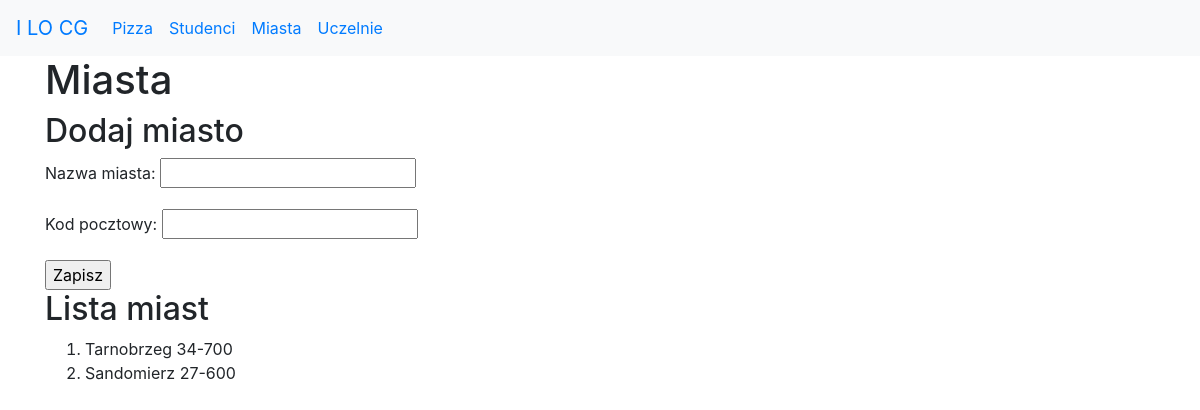
Page /studenci/miasta/ on the earlier database version.
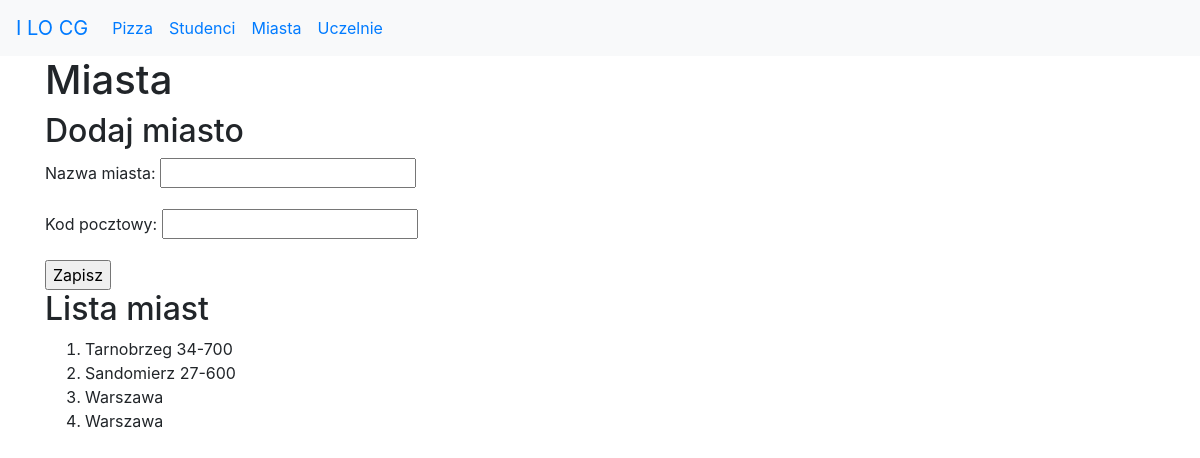
Same page on the later database version.
### studenci/models.py (models this page shows)
class Miasto(models.Model):
    nazwa = models.CharField(
        verbose_name='miasto',
        max_length=30,
        help_text='Nazwa miasta')
    kod = models.CharField(
        max_length=6,
        help_text='Kod pocztowy')
    class Meta:
        verbose_name_plural = "miasta"

### studenci/views.py (the view)
# urls.py: path('miasta/', views.miasta, name='miasta'),
def miasta(request):
    if request.method == 'POST':
        form = MiastoForm(request.POST)
        if form.is_valid():
            m = Miasto(nazwa=form.cleaned_data['nazwa'], kod=form.cleaned_data['kod'])
            m.save()
            messages.success(request, "Poprawnie dodano dane!")
            return redirect(reverse('studenci:miasta'))
        else:
            messages.error(request, "Niepoprawne dane!")
    else:
        form = MiastoForm()
    miasta = Miasto.objects.all()
    kontekst = {'miasta': miasta, 'form': form}
    return render(request, 'studenci/miasta.html', kontekst)

### studenci/forms.py
class MiastoForm(forms.Form):
    nazwa = forms.CharField(
        label="Nazwa miasta",
        max_length=30,
        widget=forms.TextInput()
    )
    kod = forms.CharField(
        label="Kod pocztowy",
        max_length=6,
        widget=forms.TextInput()
    )

### studenci/templates/studenci/miasta.html (shortened to what this page needs)
{% extends 'szablon.html' %}
{% block naglowek %}Miasta{% endblock naglowek %}
{% block tresc %}
<h2>Dodaj miasto</h2>
    <form action="." method="POST">
    {{ form.as_p }}
        <input type="submit" value="Zapisz">
    </form>
<h2>Lista miast</h2>
<ol>
    {% for miasto in miasta %}
        <li>{{ miasto.nazwa }}&nbsp;{{ miasto.kod }}</li>
    {% endfor %}
</ol>
{% endblock tresc %}

Differences in the rows shown:
added Miasto: nazwa "Warszawa"
added Miasto: nazwa "Warszawa"
